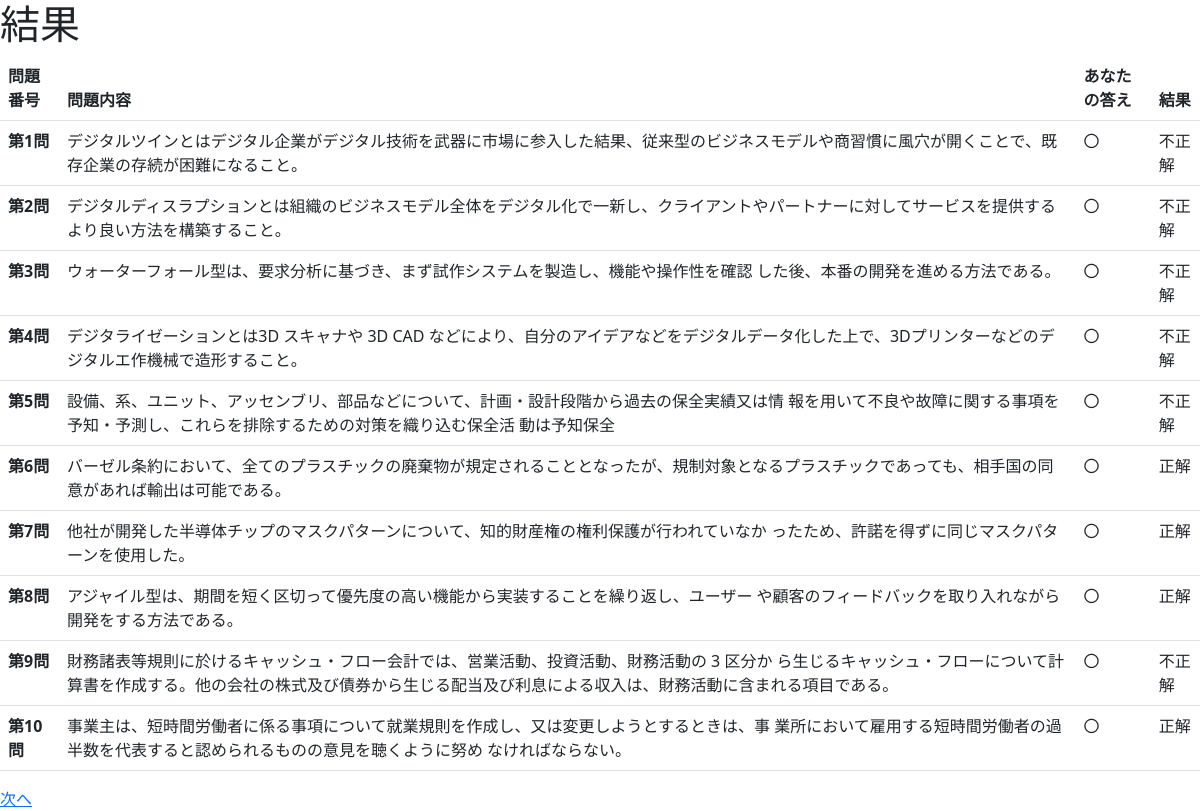
The app's page /result (signed in) with its own data.
### database.py (models this page shows)
class BaseModel(UserMixin,Model):
    created_at = DateTimeField(default=datetime.datetime.now)
    updated_at = DateTimeField(default=datetime.datetime.now)
    deleted_at = DateTimeField(default=datetime.datetime.now)
    class Meta:
        abstract = True

class Question(BaseModel):
    year = IntegerField()
    main_category_id = ForeignKeyField(MainCategory)
    content = CharField()
    answer_id = ForeignKeyField(Answer)
    class Meta:
        database = db

### app.py (the view)
@app.route("/result")
@login_required
def result():
    datas = Result.select().where(Result.user_id == current_user.id)
    number = 10
    datasN = datas[-number:]
    datas = []
    datas2 = []
    for i in datasN:
        datas.append(Result.get(Result.id == i))
        datas2.append(Question.get(Question.id == Result.get(Result.id == i).question_id ))
    return render_template("result.html",datas = datas,datas2 = datas2,number = int(number))

### app.py (called while the page is built)
@login_manager.user_loader
def load_user(user_id):
    return User.get(User.id == int(user_id))

### templates/result.html (shortened to what this page needs)
<!DOCTYPE html>
<html lang="en">
<head>
    <link href="https://cdn.jsdelivr.net/npm/bootstrap@5.3.0/dist/css/bootstrap.min.css" rel="stylesheet"
>
</head>
<body>
    <h1>結果</h1>
    <table class="table">
        <thead>
          <tr>
            <th scope="col">問題番号</th>
            <th scope="col">問題内容</th>
            <th scope="col">あなたの答え</th>
            <th scope="col">結果</th>
          </tr>
        </thead>
        <tbody>
        {% for i in range( number ) %}
          <tr>
            <th scope="row">第{{ i + 1 }}問</th>
            <td>{{ datas2[i].content }}</td>
            {% if datas[i].my_answer == "True": %}
                <td>〇</td>
            {% else: %}
                <td>×</td>
            {% endif %}
            {% if datas[i].result == "True": %}
                <td>正解</td>
            {% else: %}
                <td>不正解</td>
            {% endif %}
          </tr>
        {% endfor %}
        </tbody>
      </table>
    <a href="/result">次へ</a>
</body>
</html>

### records on screen
Question: content "デジタルツインとはデジタル企業がデジタル技術を武器に市場に参入した結果、従来型のビジネスモデルや商習慣に風穴が開くことで、既存企業の存続が困難になること。"
Question: content "デジタルディスラプションとは組織のビジネスモデル全体をデジタル化で一新し、クライアントやパートナーに対してサービスを提供するより良い方法を構築すること。"
Question: content "ウォーターフォール型は、要求分析に基づき、まず試作システムを製造し、機能や操作性を確認 した後、本番の開発を進める方法である。"
Question: content "デジタライゼーションとは3D スキャナや 3D CAD などにより、自分のアイデアなどをデジタルデータ化した上で、3Dプリンターなどのデジタルエ作機械で造形すること。"
Question: content "設備、系、ユニット、アッセンブリ、部品などについて、計画・設計段階から過去の保全実績又は情 報を用いて不良や故障に関する事項を予知・予測し、これらを排除するための対策を織り込む保全活 動は予知保全"
Question: content "バーゼル条約において、全てのプラスチックの廃棄物が規定されることとなったが、規制対象となるプラスチックであっても、相手国の同意があれば輸出は可能である。"
Question: content "他社が開発した半導体チップのマスクパターンについて、知的財産権の権利保護が行われていなか ったため、許諾を得ずに同じマスクパターンを使用した。"
Question: content "アジャイル型は、期間を短く区切って優先度の高い機能から実装することを繰り返し、ユーザー や顧客のフィードバックを取り入れながら開発をする方法である。"
Question: content "財務諸表等規則に於けるキャッシュ・フロー会計では、営業活動、投資活動、財務活動の 3 区分か ら生じるキャッシュ・フローについて計算書を作成する。他の会社の株式及び債券から生じる配当及び利息による収入は、財務活動に含まれる項目である。"
Question: content "事業主は、短時間労働者に係る事項について就業規則を作成し、又は変更しようとするときは、事 業所において雇用する短時間労働者の過半数を代表すると認められるものの意見を聴くように努め なければならない。"

### other values on screen
{{ i + 1 }} "1" "2" "3" "4" "5" "6" "7" "8" "9" "10"
